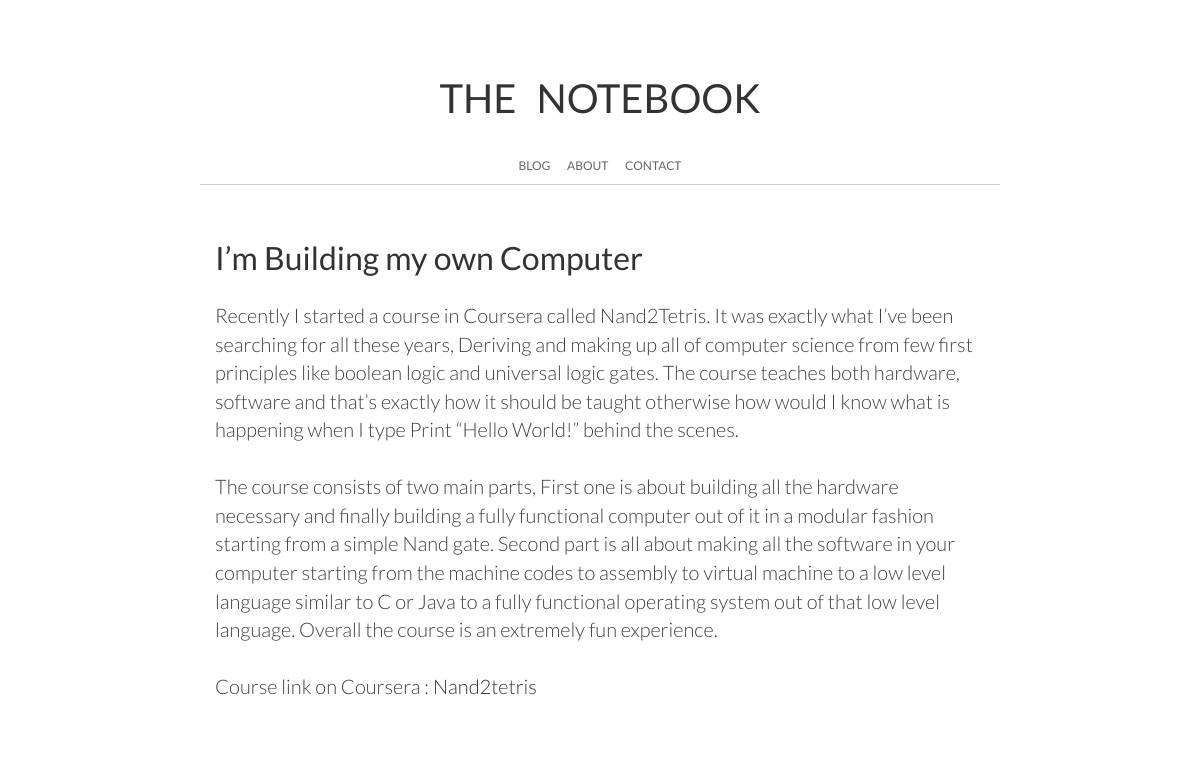
The page /post/31 on the database its author committed.
### tables this page shows
CREATE TABLE "blog" (
	`id`	INTEGER PRIMARY KEY AUTOINCREMENT,
	`title`	TEXT,
	`article`	TEXT,
	`time`	TEXT
);

### server.py (the view)
@app.route('/post/<id>')
def post(id):
	conn = sqlite3.connect('/var/www/FlaskApps/Blog/example.db')
	c = conn.cursor()
	c.execute('SELECT title,article,time FROM blog where id = %s'%id)
	title,article,time = c.fetchone()
	conn.close()
	return render_template('post.html',title = title,article = article)

### templates/post.html (shortened to what this page needs)
{% extends "layout.html" %}
{% block head %}
  {{ super() }}
  <link rel="stylesheet" type="text/css" href="/static/css/post.css">
{% endblock %}
{% block content %}
    <div class="title">{{ title }}</div>
	{% autoescape false %}
	<div class="article">{{ article }}</div><br><br>
    {% endautoescape %}
{% endblock %}

### static/css/index.css (style rules this page uses)
body { font-family: 'Lato'; }
.title { font-weight: 400; font-size: 32px; color: #333; }
.title a, .title a:hover, .title a:focus,.article a, .article a:hover, .article a:focus { text-decoration: none; color: #333; }
.article { font-weight: 300; font-size: 18px; color: #404040; }

### static/css/post.css (style rules this page uses)
.title { font-weight: 400; margin-bottom: 20px; }
.article { font-weight: 300; font-size: 20px; }

### rows shown on the page
blog: title "I’m Building my own Computer", article "Recently I started a course in Coursera called Nand2Tetris. It was exactly what I’ve been searching for all these years, Deriving and making up all of computer science from few first principles like boolean logic and universal logic gates. The course teaches both hardware, software and that’s exactly how it should be taught otherwise how would I know what is happening when I type Print “Hello World!” behind the scenes. The course consists of two main parts, First one is about building all the hardware necessary and finally building a fully functional computer out of it in a modular fashion starting from a simple Nand gate. Second part is all about making all the software in your computer…"
